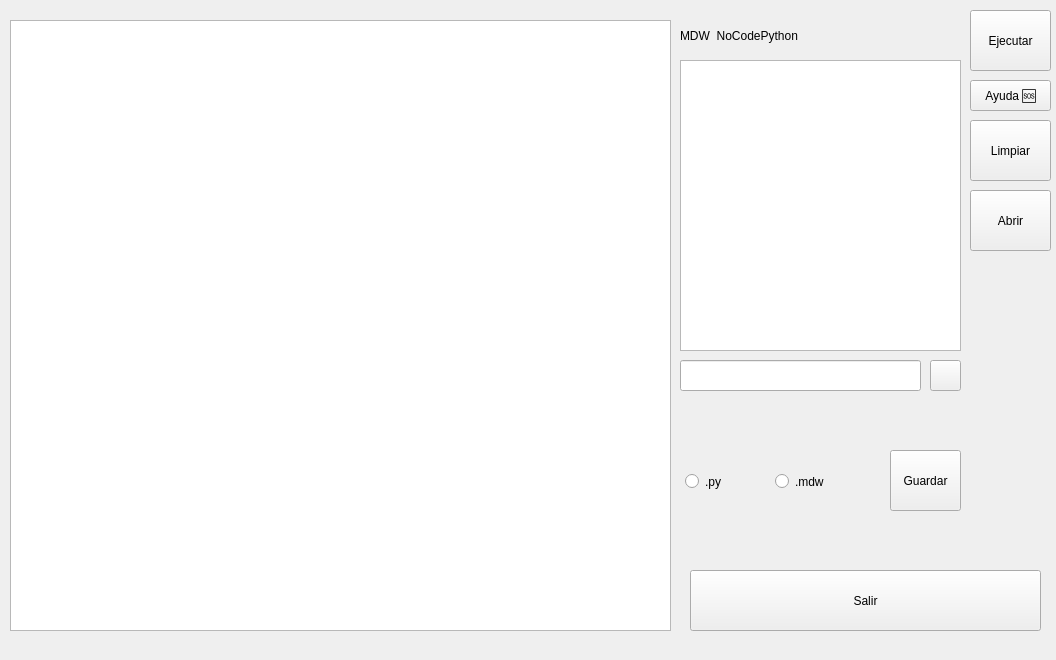
<?xml version="1.0" encoding="UTF-8"?>
<ui version="4.0">
 <class>main</class>
 <widget class="QWidget" name="main">
  <property name="geometry">
   <rect>
    <x>0</x>
    <y>0</y>
    <width>1056</width>
    <height>660</height>
   </rect>
  </property>
  <property name="windowTitle">
   <string>Form</string>
  </property>
  <widget class="QTextEdit" name="codeSpace">
   <property name="geometry">
    <rect>
     <x>10</x>
     <y>20</y>
     <width>661</width>
     <height>611</height>
    </rect>
   </property>
  </widget>
  <widget class="QRadioButton" name="save_py_select">
   <property name="geometry">
    <rect>
     <x>685</x>
     <y>470</y>
     <width>91</width>
     <height>23</height>
    </rect>
   </property>
   <property name="text">
    <string>.py</string>
   </property>
   <attribute name="buttonGroup">
    <string notr="true">buttonGroup</string>
   </attribute>
  </widget>
  <widget class="QRadioButton" name="save_mdw_select">
   <property name="geometry">
    <rect>
     <x>775</x>
     <y>470</y>
     <width>91</width>
     <height>23</height>
    </rect>
   </property>
   <property name="text">
    <string>.mdw</string>
   </property>
   <attribute name="buttonGroup">
    <string notr="true">buttonGroup</string>
   </attribute>
  </widget>
  <widget class="QPushButton" name="saveButton">
   <property name="geometry">
    <rect>
     <x>890</x>
     <y>450</y>
     <width>71</width>
     <height>61</height>
    </rect>
   </property>
   <property name="text">
    <string>Guardar</string>
   </property>
  </widget>
  <widget class="QPushButton" name="exitButton">
   <property name="geometry">
    <rect>
     <x>690</x>
     <y>570</y>
     <width>351</width>
     <height>61</height>
    </rect>
   </property>
   <property name="font">
    <font>
     <pointsize>9</pointsize>
    </font>
   </property>
   <property name="text">
    <string>Salir</string>
   </property>
   <property name="checkable">
    <bool>false</bool>
   </property>
   <property name="autoRepeat">
    <bool>false</bool>
   </property>
   <property name="autoExclusive">
    <bool>false</bool>
   </property>
  </widget>
  <widget class="QPushButton" name="runButton">
   <property name="geometry">
    <rect>
     <x>970</x>
     <y>10</y>
     <width>81</width>
     <height>61</height>
    </rect>
   </property>
   <property name="text">
    <string>Ejecutar</string>
   </property>
   <property name="checkable">
    <bool>false</bool>
   </property>
   <property name="autoRepeat">
    <bool>false</bool>
   </property>
   <property name="autoExclusive">
    <bool>false</bool>
   </property>
  </widget>
  <widget class="QLabel" name="titleLabel">
   <property name="geometry">
    <rect>
     <x>680</x>
     <y>-10</y>
     <width>271</width>
     <height>91</height>
    </rect>
   </property>
   <property name="text">
    <string>MDW  NoCodePython</string>
   </property>
  </widget>
  <widget class="QPushButton" name="helpButton">
   <property name="geometry">
    <rect>
     <x>970</x>
     <y>80</y>
     <width>81</width>
     <height>31</height>
    </rect>
   </property>
   <property name="text">
    <string>Ayuda 🆘</string>
   </property>
   <property name="checkable">
    <bool>false</bool>
   </property>
   <property name="autoRepeat">
    <bool>false</bool>
   </property>
   <property name="autoExclusive">
    <bool>false</bool>
   </property>
  </widget>
  <widget class="QTextBrowser" name="textBrowser">
   <property name="geometry">
    <rect>
     <x>680</x>
     <y>60</y>
     <width>281</width>
     <height>291</height>
    </rect>
   </property>
  </widget>
  <widget class="QLineEdit" name="commandLine">
   <property name="geometry">
    <rect>
     <x>680</x>
     <y>360</y>
     <width>241</width>
     <height>31</height>
    </rect>
   </property>
  </widget>
  <widget class="QPushButton" name="sendButton">
   <property name="geometry">
    <rect>
     <x>930</x>
     <y>360</y>
     <width>31</width>
     <height>31</height>
    </rect>
   </property>
   <property name="text">
    <string/>
   </property>
  </widget>
  <widget class="QPushButton" name="clearButton">
   <property name="geometry">
    <rect>
     <x>970</x>
     <y>120</y>
     <width>81</width>
     <height>61</height>
    </rect>
   </property>
   <property name="text">
    <string>Limpiar</string>
   </property>
   <property name="checkable">
    <bool>false</bool>
   </property>
   <property name="autoRepeat">
    <bool>false</bool>
   </property>
   <property name="autoExclusive">
    <bool>false</bool>
   </property>
  </widget>
  <widget class="QPushButton" name="openButton">
   <property name="geometry">
    <rect>
     <x>970</x>
     <y>190</y>
     <width>81</width>
     <height>61</height>
    </rect>
   </property>
   <property name="text">
    <string>Abrir</string>
   </property>
   <property name="checkable">
    <bool>false</bool>
   </property>
   <property name="autoRepeat">
    <bool>false</bool>
   </property>
   <property name="autoExclusive">
    <bool>false</bool>
   </property>
  </widget>
 </widget>
 <resources/>
 <connections/>
 <buttongroups>
  <buttongroup name="buttonGroup"/>
 </buttongroups>
</ui>
